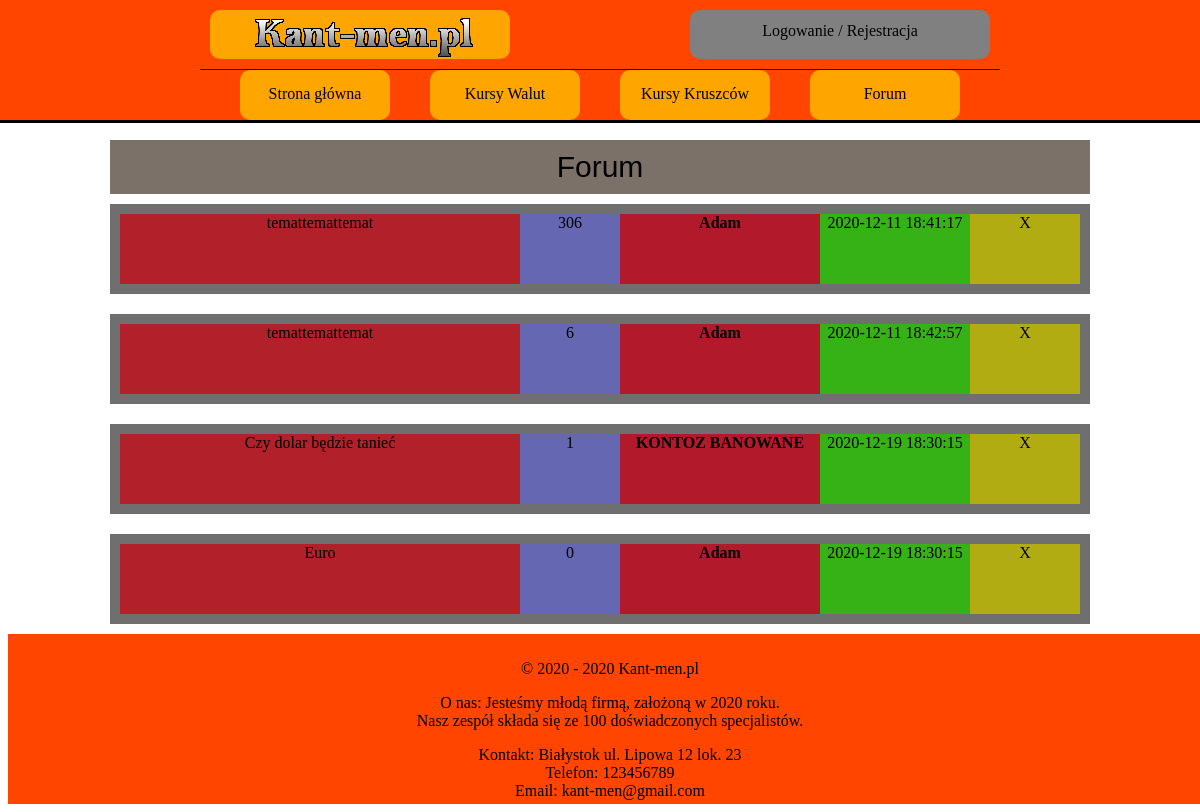
The app's page /forum.php, older data.
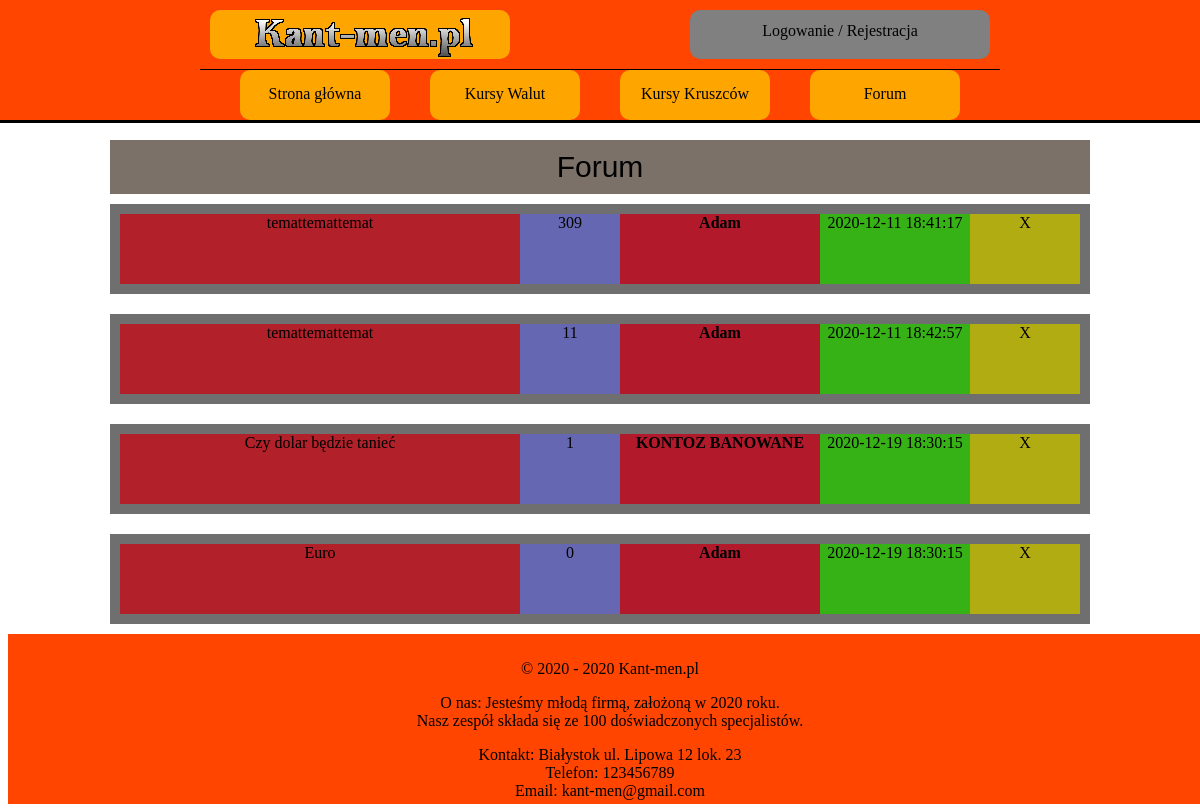
The same page, newer data.
### tables this page shows
CREATE TABLE `watek` (
  `ID_WATEK` int(10) NOT NULL,
  `ID_USER` int(10) NOT NULL,
  `TEMAT` varchar(100) NOT NULL,
  `DATA` timestamp NOT NULL DEFAULT current_timestamp(),
  `TRESC_WATKU` longtext NOT NULL,
  `LICZBA_KOMENTARZY` int(10) NOT NULL DEFAULT 0,
  `ILOSC_ODWIEDZIN` int(10) NOT NULL DEFAULT 0,
  `OCENA` int(10) NOT NULL DEFAULT 0,
  `STATUS` varchar(20) NOT NULL DEFAULT 'UKRYTE'
);

CREATE TABLE `user` (
  `ID_USER` int(10) NOT NULL,
  `LOGIN` varchar(20) NOT NULL,
  `HASLO` char(255) NOT NULL,
  `IMIE` varchar(50) NOT NULL,
  `NAZWISKO` varchar(50) NOT NULL,
  `EMAIL` varchar(50) NOT NULL,
  `WIEK` int(10) NOT NULL,
  `MIASTO` varchar(50) NOT NULL,
  `KRAJ` varchar(50) NOT NULL,
  `OPIS_PROFILU` text DEFAULT NULL,
  `ZDJECIE` blob DEFAULT NULL,
  `STW_WATKI` int(10) NOT NULL DEFAULT 0,
  `LICZ_KOMENTARZY` int(10) NOT NULL DEFAULT 0,
  `UPRAWNIENIA` varchar(10) NOT NULL DEFAULT 'USER'
);

### forum.php (the view, shortened to what this page needs)
<!DOCTYPE HTML>
<html>
    <head>
        <link href="CSS/styleGlowne.css" rel="stylesheet" type="text/css">
        <link href="CSS/styleForum.css" rel="stylesheet" type="text/css">
    </head>
    <body>
    <?php
    include_once('rysowanieMenu.php');
    ?>
        <main>
            <section>
                <div class="pas-tytulowy">
                    Forum
                </div>
                <?php
                    require_once "polaczeniezMySQL.php";
                    $polaczenie = @new mysqli($host,$db_user,$db_password,$db_name);
                    if($polaczenie->connect_errno!=0)
                    {
                        echo "Error: ".$polaczenie->connect_errno;
                    }
                    else
                    {
                        $rezultat = $polaczenie->query("SELECT * FROM watek");
                        if(!$rezultat)
                        {
                        throw new Exception($polaczenie->error);
                        }
                        else
                        {
                        while($row = mysqli_fetch_array($rezultat))
                        {
                ?>
                <article class="artykul">
                    <div class="glowny-kontener-artykulu">
                        <div class="tytul-watku">
                            <?php echo '<a href="watek.php?id='.$row['ID_WATEK'].'">'.$row['TEMAT'].'</a>'; ?>
                        </div>
                        <div class="ilosc-odwiedzin">
                            <?php echo $row['ILOSC_ODWIEDZIN']; ?>
                        </div>
                        <div class="autor">
                            <?php
                                $row_autor = mysqli_fetch_array($wyciagniecie_nicku_autora = $polaczenie->query("SELECT * FROM user WHERE ID_USER=".$row['ID_USER']));
                                echo '<a href="profilowe.php?user='.$row['ID_USER'].'"><k style=" font-weight: 700;">'.$row_autor['LOGIN'].'</k></a>';
                            ?>
                        </div>
                        <div class="czas-wstawienia">
                            <?php echo $row['DATA']; ?>
                        </div>
                        <div class="admin-mini-panel">
                            X
                        </div>
                    </div>
                </article>
                <?php
                    }
                    }
                    }
                ?>
            </section>
        </main>
    <?php
    include_once('rysowanieStopki.php');
    ?>
    </body>
</html>

Row changes from the older to the newer data that the page shows:
changed watek (number 1 of 4 on the later page): ILOSC_ODWIEDZIN "306" → "309"
changed watek (number 2 of 4 on the later page): ILOSC_ODWIEDZIN "6" → "11"
